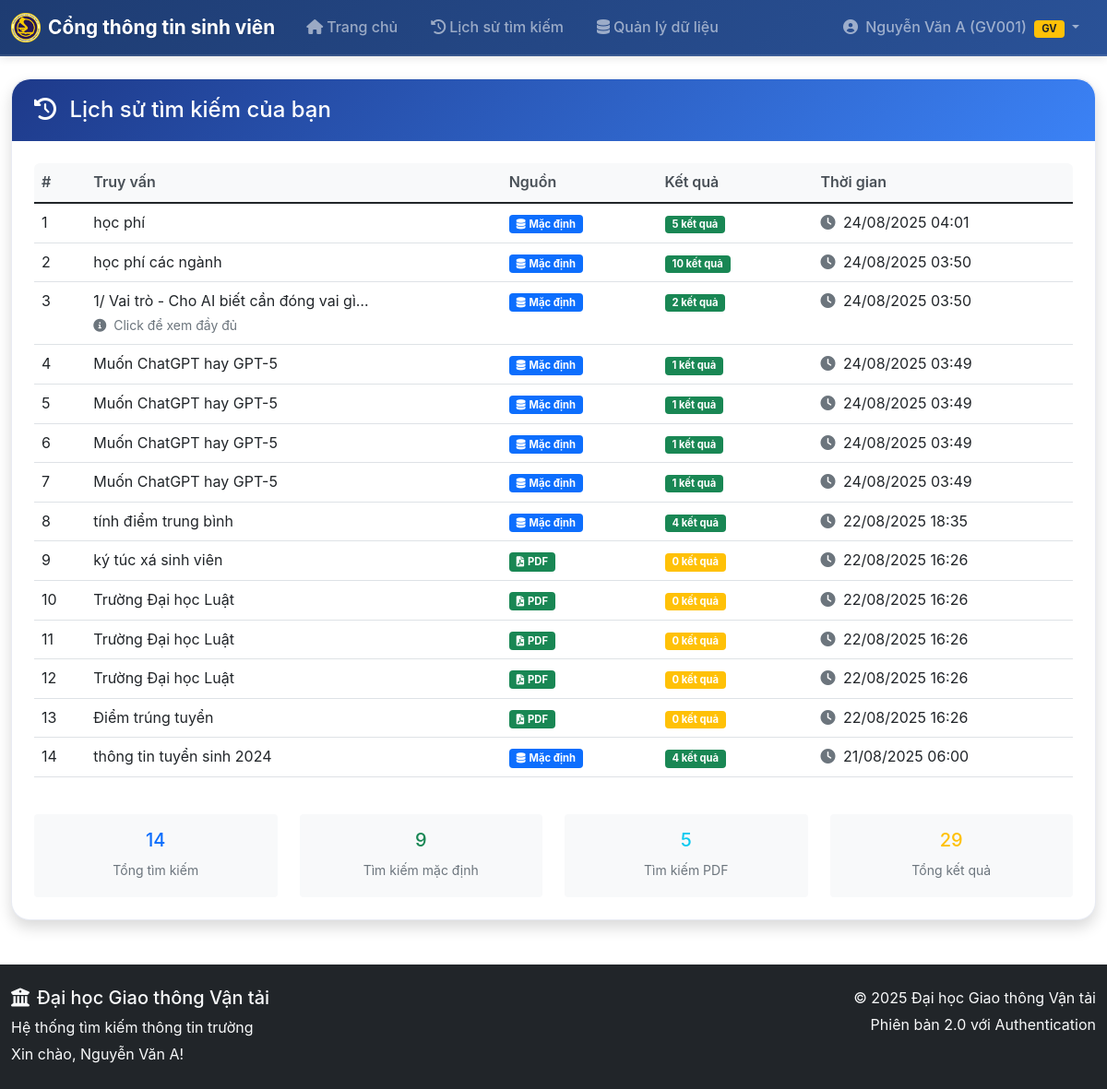
The app's page /search_history (signed in), older data.
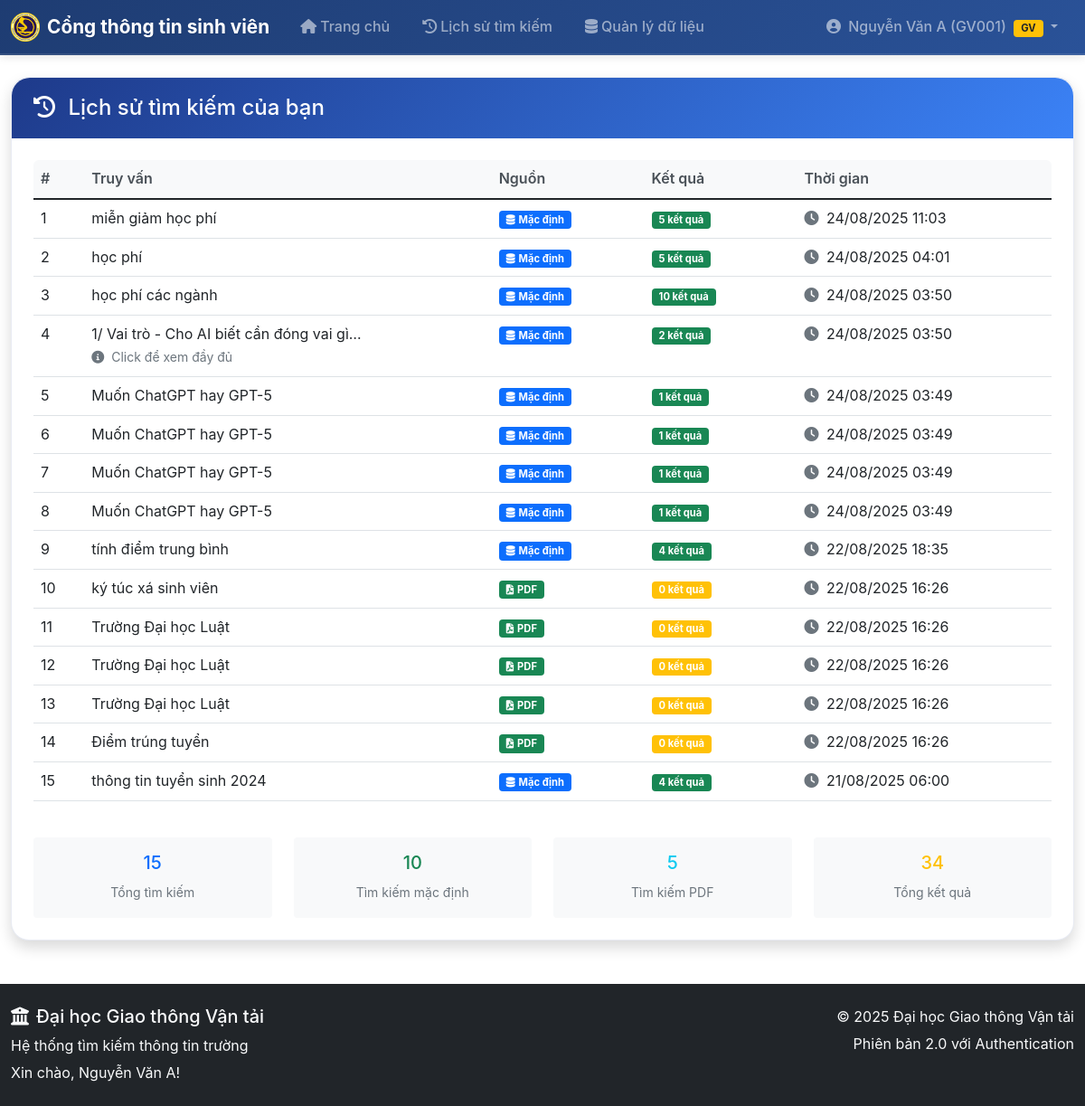
The same page, newer data.
### models.py (models this page shows, shortened)
class User(UserMixin, db.Model):
    id = db.Column(db.Integer, primary_key=True)
    username = db.Column(db.String(80), unique=True, nullable=False)
    email = db.Column(db.String(120), unique=True, nullable=False)
    password_hash = db.Column(db.String(255), nullable=False)
    full_name = db.Column(db.String(100), nullable=False)
    role = db.Column(db.String(20), nullable=False, default='student')
    student_id = db.Column(db.String(20), unique=True, nullable=True)  # Mã sinh viên
    major = db.Column(db.String(100), nullable=True)  # Ngành học
    year = db.Column(db.Integer, nullable=True)  # Năm học
    teacher_id = db.Column(db.String(20), unique=True, nullable=True)  # Mã giáo viên
    department = db.Column(db.String(100), nullable=True)  # Khoa/Bộ môn
    position = db.Column(db.String(50), nullable=True)  # Chức vụ
    is_active = db.Column(db.Boolean, default=True, nullable=False)
    approval_status = db.Column(db.String(20), default='approved', nullable=False)  # 'pending', 'approved', 'rejected'
    created_at = db.Column(db.DateTime, default=datetime.utcnow)
    last_login = db.Column(db.DateTime, nullable=True)
    def is_teacher(self):
        return self.role == 'teacher'
    def is_admin(self):
        return self.username == 'admin' or self.role == 'admin'
    def get_display_name(self):
        if self.role == 'student' and self.student_id:
            return f"{self.full_name} ({self.student_id})"
        elif self.role == 'teacher' and self.teacher_id:
            return f"{self.full_name} ({self.teacher_id})"
        return self.full_name

class SearchHistory(db.Model):
    id = db.Column(db.Integer, primary_key=True)
    user_id = db.Column(db.Integer, db.ForeignKey('user.id'), nullable=False)
    query = db.Column(db.Text, nullable=False)
    source = db.Column(db.String(20), nullable=False, default='default')  # 'default' hoặc 'pdf'
    results_count = db.Column(db.Integer, nullable=False, default=0)
    search_time = db.Column(db.DateTime, default=datetime.utcnow)
    user = db.relationship('User', backref=db.backref('search_history', lazy=True))

### app.py (the view)
@app.route('/search_history')
@login_required
def search_history():
    page = request.args.get('page', 1, type=int)
    per_page = 20  # số lượng kết quả mỗi trang
    history = (db.session.query(SearchHistory)
               .filter(SearchHistory.user_id == current_user.id)
               .order_by(SearchHistory.search_time.desc())
               .paginate(page=page, per_page=per_page, error_out=False))
    return render_template('search_history.html', history=history)

### app.py (called while the page is built)
@login_manager.user_loader
def load_user(user_id):
    return db.session.get(User, int(user_id))

### templates/search_history.html (shortened to what this page needs)
{% extends "base.html" %}
{% block content %}
<div class="row">
    <div class="col-12">
        <div class="card shadow">
            <div class="card-header bg-info text-white">
                <h4 class="mb-0">
                    <i class="fas fa-history me-2"></i>
                    Lịch sử tìm kiếm của bạn
                </h4>
            </div>
            <div class="card-body">
                {% if history.items %}
                    <div class="table-responsive">
                        <table class="table table-hover">
                            <thead class="table-light">
                                <tr>
                                    <th width="5%">#</th>
                                    <th width="40%">Truy vấn</th>
                                    <th width="15%">Nguồn</th>
                                    <th width="15%">Kết quả</th>
                                    <th width="25%">Thời gian</th>
                                </tr>
                            </thead>
                            <tbody>
                                {% for item in history.items %}
                                <tr>
                                    <td>{{ loop.index + (history.page - 1) * history.per_page }}</td>
                                    <td>
                                        <div class="query-text">
                                            {{ item.query }}
                                        </div>
                                        {% if item.query|length > 50 %}
                                        <small class="text-muted">
                                            <i class="fas fa-info-circle me-1"></i>
                                            Click để xem đầy đủ
                                        </small>
                                        {% endif %}
                                    </td>
                                    <td>
                                        {% if item.source == 'pdf' %}
                                            <span class="badge bg-success">
                                                <i class="fas fa-file-pdf me-1"></i>PDF
                                            </span>
                                        {% else %}
                                            <span class="badge bg-primary">
                                                <i class="fas fa-database me-1"></i>Mặc định
                                            </span>
                                        {% endif %}
                                    </td>
                                    <td>
                                        <span class="badge bg-{{ 'success' if item.results_count > 0 else 'warning' }}">
                                            {{ item.results_count }} kết quả
                                        </span>
                                    </td>
                                    <td>
                                        <div class="text-nowrap">
                                            <i class="fas fa-clock me-1 text-muted"></i>
                                            {{ item.search_time.strftime('%d/%m/%Y %H:%M') }}
                                        </div>
                                    </td>
                                </tr>
                                {% endfor %}
                            </tbody>
                        </table>
                    </div>
                    <div class="row mt-4">
                        <div class="col-md-3">
                            <div class="text-center p-3 bg-light rounded">
                                <h5 class="text-primary">{{ history.total }}</h5>
                                <small class="text-muted">Tổng tìm kiếm</small>
                            </div>
                        </div>
                        <div class="col-md-3">
                            <div class="text-center p-3 bg-light rounded">
                                <h5 class="text-success">{{ history.items|selectattr('source', 'eq', 'default')|list|length }}</h5>
                                <small class="text-muted">Tìm kiếm mặc định</small>
                            </div>
                        </div>
                        <div class="col-md-3">
                            <div class="text-center p-3 bg-light rounded">
                                <h5 class="text-info">{{ history.items|selectattr('source', 'eq', 'pdf')|list|length }}</h5>
                                <small class="text-muted">Tìm kiếm PDF</small>
                            </div>
                        </div>
                        <div class="col-md-3">
                            <div class="text-center p-3 bg-light rounded">
                                <h5 class="text-warning">{{ (history.items|map(attribute='results_count')|sum) }}</h5>
                                <small class="text-muted">Tổng kết quả</small>
                            </div>
                        </div>
                    </div>
                {% endif %}
            </div>
        </div>
    </div>
</div>
{% endblock %}

### templates/base.html (shortened to what this page needs)
<!DOCTYPE html>
<html lang="vi">
<head>
    <link href="https://cdn.jsdelivr.net/npm/bootstrap@5.1.3/dist/css/bootstrap.min.css" rel="stylesheet">
    <link rel="stylesheet" href="https://cdnjs.cloudflare.com/ajax/libs/font-awesome/6.0.0/css/all.min.css">
    <link rel="stylesheet" href="{{ url_for('static', filename='css/style.css') }}">
</head>
<body>
    <nav class="navbar navbar-expand-lg navbar-dark" style="background: linear-gradient(135deg, #1e3c72 0%, #2a5298 100%);">
        <div class="container">
            <a class="navbar-brand fw-bold d-flex align-items-center" href="{{ url_for('index') }}">
                <img src="{{ url_for('static', filename='img/logo.png') }}" alt="Logo" width="32" height="32" class="me-2">
                Cổng thông tin sinh viên
            </a>
            <div class="collapse navbar-collapse" id="navbarNav">
                <ul class="navbar-nav me-auto">
                    {% if current_user.is_authenticated %}
                        <li class="nav-item">
                            <a class="nav-link px-3" href="{{ url_for('index') }}">
                                <i class="fas fa-home me-1"></i>Trang chủ
                            </a>
                        </li>
                        <li class="nav-item">
                            <a class="nav-link px-3" href="{{ url_for('search_history') }}">
                                <i class="fas fa-history me-1"></i>Lịch sử tìm kiếm
                            </a>
                        </li>
                        {% if current_user.is_admin() %}
                        <li class="nav-item dropdown">
                            <a class="nav-link dropdown-toggle px-3" href="#" id="adminDropdown" role="button" data-bs-toggle="dropdown">
                                <i class="fas fa-cog me-1"></i>Quản lý
                            </a>
                            <ul class="dropdown-menu">
                                <li><a class="dropdown-item" href="{{ url_for('admin_users') }}">
                                    <i class="fas fa-users me-2"></i>Người dùng
                                </a></li>
                                <li><a class="dropdown-item" href="{{ url_for('admin_teacher_approvals') }}">
                                    <i class="fas fa-user-check me-2"></i>Phê duyệt giáo viên
                                </a></li>
                                <li><a class="dropdown-item" href="{{ url_for('admin_documents') }}">
                                    <i class="fas fa-file-text me-2"></i>Dữ liệu tìm kiếm
                                </a></li>
                            </ul>
                        </li>
                        {% elif current_user.is_teacher() %}
                        <li class="nav-item">
                            <a class="nav-link px-3" href="{{ url_for('admin_documents') }}">
                                <i class="fas fa-database me-1"></i>Quản lý dữ liệu
                            </a>
                        </li>
                        {% endif %}
                    {% endif %}
                </ul>
                <ul class="navbar-nav">
                    {% if current_user.is_authenticated %}
                        <li class="nav-item dropdown">
                            <a class="nav-link dropdown-toggle px-3" href="#" id="navbarDropdown" role="button" data-bs-toggle="dropdown">
                                <i class="fas fa-user-circle me-1"></i>
                                {{ current_user.get_display_name() }}
                                {% if current_user.is_teacher() %}
                                    <span class="badge bg-warning text-dark ms-1">GV</span>
                                {% else %}
                                    <span class="badge bg-info ms-1">SV</span>
                                {% endif %}
                            </a>
                        </li>
                    {% endif %}
                </ul>
            </div>
        </div>
    </nav>
    <main class="container mt-4">
        {% block content %}{% endblock %}
    </main>
    <footer class="bg-dark text-light py-4 mt-5">
        <div class="container">
            <div class="row">
                <div class="col-md-6">
                    <h5><i class="fas fa-university me-2"></i>Đại học Giao thông Vận tải</h5>
                    <p class="mb-1">Hệ thống tìm kiếm thông tin trường</p>
                    <p class="mb-0">
                        {% if current_user.is_authenticated %}
                            Xin chào, {{ current_user.full_name }}!
                        {% else %}
                            Vui lòng đăng nhập để sử dụng hệ thống
                        {% endif %}
                    </p>
                </div>
                <div class="col-md-6 text-md-end">
                    <p class="mb-1">© 2025 Đại học Giao thông Vận tải</p>
                    <p class="mb-0">Phiên bản 2.0 với Authentication</p>
                </div>
            </div>
        </div>
    </footer>
</body>
</html>

### static/css/style.css (style rules this page uses)
:root { --utc-primary: #1e3a8a; --utc-secondary: #3b82f6; --utc-accent: #fbbf24; --utc-white: #ffffff; --utc-light-gray: #f8fafc; --utc-dark-gray: #334155; --utc-text: #1e293b; }
body { background-color: var(--utc-white); font-family: 'Inter', 'Segoe UI', Tahoma, Geneva, Verdana, sans-serif; color: var(--utc-text); line-height: 1.6; }
.card { border: 1px solid rgba(30, 58, 138, 0.1); border-radius: 20px; background: var(--utc-white); transition: all 0.3s ease; box-shadow: 0 4px 20px rgba(30, 58, 138, 0.08); }
.card-header { border-radius: 20px 20px 0 0 !important; font-weight: 600; background: linear-gradient(135deg, var(--utc-primary), var(--utc-secondary)) !important; color: white !important; border: none !important; padding: 1.2rem 1.5rem; }
.card-body { padding: 1.5rem; }
.container { max-width: 1200px; }

### templates/search_history.html (style rules this page uses)
.query-text { max-width: 300px; white-space: nowrap; overflow: hidden; text-overflow: ellipsis; cursor: pointer; }
.table-responsive { border-radius: 0.375rem; }
.table th { border-top: none; font-weight: 600; color: #495057; }

### templates/base.html (style rules this page uses)
.navbar { box-shadow: 0 2px 10px rgba(0,0,0,0.1); border-bottom: 2px solid rgba(255,255,255,0.1); }
.navbar-nav .nav-link { font-weight: 500; transition: all 0.3s ease; border-radius: 6px; margin: 0 2px; }
.navbar-brand { font-size: 1.3rem; text-shadow: 1px 1px 2px rgba(0,0,0,0.1); }
.badge { font-size: 0.7rem; padding: 4px 8px; }

Row changes from the older to the newer data that the page shows:
added SearchHistory: query "miễn giảm học phí", source "default" (drawn), results_count "5", search_time "24/08/2025 11:03"
Text that changed along with them:
{{ history.total }}: "14" → "15"
{{ history.items|selectattr('source', 'eq', 'default')|list|length }}: "9" → "10"
{{ (history.items|map(attribute='results_count')|sum) }}: "29" → "34"
